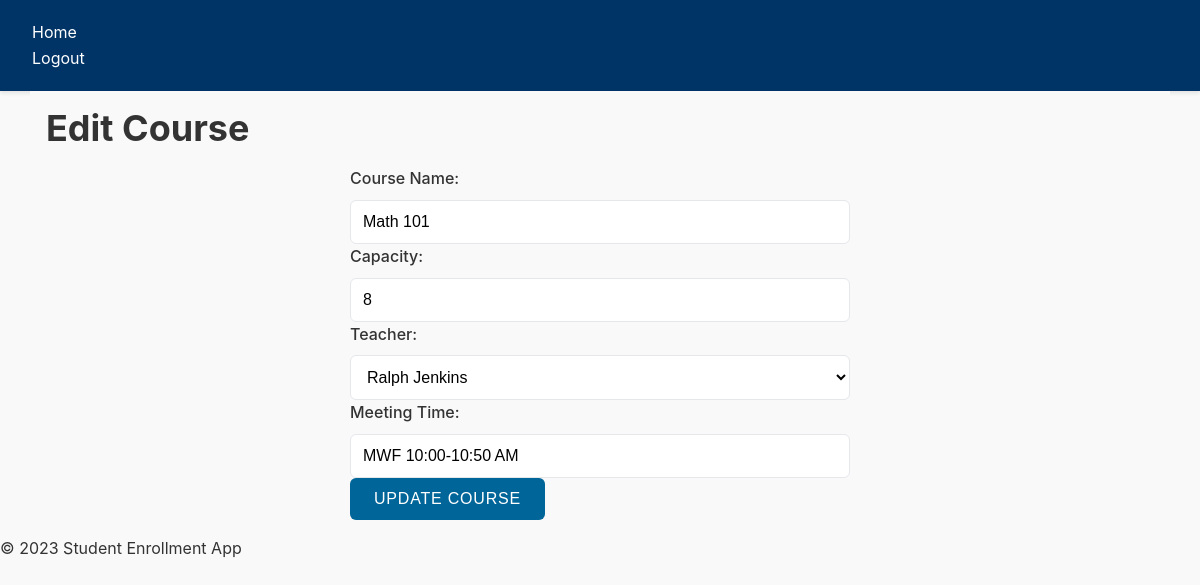
The page /admin/courses/edit/1 (signed in) on the database its author committed.
### app/models.py (models this page shows, shortened)
class Course(db.Model):
    id = db.Column(db.Integer, primary_key=True)
    name = db.Column(db.String(120), index=True, unique=True, nullable=False)
    capacity = db.Column(db.Integer, nullable=False)
    meeting_time = db.Column(db.String(120), nullable=True)  # New column for meeting times
    teacher_id = db.Column(db.Integer, db.ForeignKey('user.id'), nullable=False)  # Foreign key to the teacher
    teacher = db.relationship('User', backref='courses')  # Relationship to the teacher
    enrollments = db.relationship('Enrollment', back_populates='course', lazy='dynamic')

class User(UserMixin, db.Model):
    id = db.Column(db.Integer, primary_key=True)
    username = db.Column(db.String(64), index=True, unique=True, nullable=False)
    email = db.Column(db.String(120), index=True, unique=True, nullable=False)
    password_hash = db.Column(db.String(128), nullable=False)
    role = db.Column(db.String(20), nullable=False)  # student, teacher, or admin
    enrollments = db.relationship('Enrollment', backref='student', lazy='dynamic')

### app/routes.py (the view, shortened to what this page needs)
    @app.route('/admin/courses/edit/<int:course_id>', methods=['GET', 'POST'])
    @login_required
    def admin_edit_course(course_id):
        if current_user.role != 'admin':
            return redirect(url_for('index'))
        course = Course.query.get_or_404(course_id)
        teachers = User.query.filter_by(role='teacher').all()
        return render_template('admin/edit_course.html', course=course, teachers=teachers)

### app/__init__.py (called while the page is built)
def create_app():
    app = Flask(__name__)
    app.config.from_object(Config)
    db.init_app(app)
    login_manager.init_app(app)
    admin.name = 'Admin Mode'
    admin.url = '/admin_panel'
    admin.init_app(app)
    with app.app_context():
        from app.models import User, Course, Enrollment
        admin.add_view(ModelView(User, db.session))
        admin.add_view(ModelView(Course, db.session))
        admin.add_view(ModelView(Enrollment, db.session))
        db.create_all()
    from app.routes import init_routes
    init_routes(app)
    @login_manager.user_loader
    def load_user(user_id):
        return User.query.get(int(user_id))
    return app

### app/templates/admin/edit_course.html
{% extends 'base.html' %}
{% block content %}
<h1>Edit Course</h1>
<form method="post">
    <label for="name">Course Name:</label>
    <input type="text" id="name" name="name" value="{{ course.name }}" required>
    <label for="capacity">Capacity:</label>
    <input type="number" id="capacity" name="capacity" value="{{ course.capacity }}" min="1" required>
    <label for="teacher_id">Teacher:</label>
    <select id="teacher_id" name="teacher_id" required>
        {% for teacher in teachers %}
        <option value="{{ teacher.id }}" {% if course.teacher_id == teacher.id %}selected{% endif %}>
            {{ teacher.username }}
        </option>
        {% endfor %}
    </select>
    <label for="meeting_time">Meeting Time:</label>
    <input type="text" id="meeting_time" name="meeting_time" value="{{ course.meeting_time }}" placeholder="e.g., MWF 10:00-10:50 AM" required>
    <button type="submit">Update Course</button>
</form>
{% endblock %}

### app/static/base.css (style rules this page uses)
*, *::before, *::after { box-sizing: border-box; margin: 0; padding: 0; }
body { font-family: 'Inter', system-ui, -apple-system, sans-serif; margin: 0; padding: 0; background-color: #f9f9f9; color: #333; line-height: 1.6; min-height: 100vh; }
h1, h2, h3, h4, h5, h6 { margin-bottom: 1rem; line-height: 1.2; }
h1 { font-size: 2.25rem; }
form { max-width: 500px; margin: 0 auto; }
label { display: block; margin-bottom: 0.5rem; font-weight: 500; }
input[type="text"], input[type="password"], input[type="email"], input[type="number"], select { width: 100%; padding: 0.75rem; border: 1px solid #e5e7eb; border-radius: 6px; font-size: 1rem; transition: border-color 0.2s, box-shadow 0.2s; background-color: #fff; }
button, .btn { display: inline-block; background-color: #006699; color: white; border: none; border-radius: 6px; padding: 0.75rem 1.5rem; cursor: pointer; font-size: 1rem; font-weight: 500; text-transform: uppercase; letter-spacing: 0.05em; transition: all 0.2s; }

### rows shown on the page
Course: name "Math 101", capacity "8", teacher_id "Ralph Jenkins", meeting_time "MWF 10:00-10:50 AM"
